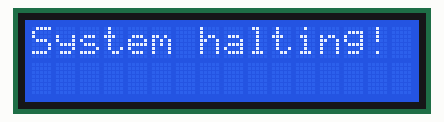
A program run on a simulated Raspberry Pi (BCM pin numbers). Parts: 16×2 character LCD. At 3.2 s the program stops and its outputs stay as they are.

Above: at 0.1 s.
At 3.3 s:
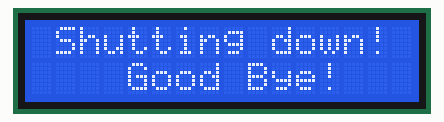

The program:

lcd_16x2_shutdown.py
```python
#!/usr/bin/env python3
"""

--------------------------------------
    ___  ___  _ ____
   / _ \\/ _ \\(_) __/__  __ __
  / , _/ ___/ /\\ \\/ _ \\/ // /
 /_/|_/_/  /_/___/ .__/\\_, /
                /_/   /___/

  lcd_16x2.py
  16x2 LCD Test Script

 Author : Matt Hawkins
 Date   : 06/04/2015

 Modified by : Mitch O'Donnell
 Date        : 06/03/2017
 Licence:    : MIT

 http://www.raspberrypi-spy.co.uk/

 Copyright 2015 Matt Hawkins

 This program is free software: you can redistribute it and/or modify
 it under the terms of the GNU General Public License as published by
 the Free Software Foundation, either version 3 of the License, or
 (at your option) any later version.

 This program is distributed in the hope that it will be useful,
 but WITHOUT ANY WARRANTY; without even the implied warranty of
 MERCHANTABILITY or FITNESS FOR A PARTICULAR PURPOSE.  See the
 GNU General Public License for more details.

 You should have received a copy of the GNU General Public License
 along with this program.  If not, see <http://www.gnu.org/licenses/>.

--------------------------------------

 The wiring for the LCD is as follows:
 1 : GND
 2 : 5V
 3 : Contrast (0-5V)*
 4 : RS (Register Select)
 5 : R/W (Read Write)       - GROUND THIS PIN
 6 : Enable or Strobe
 7 : Data Bit 0             - NOT USED
 8 : Data Bit 1             - NOT USED
 9 : Data Bit 2             - NOT USED
 10: Data Bit 3             - NOT USED
 11: Data Bit 4
 12: Data Bit 5
 13: Data Bit 6
 14: Data Bit 7
 15: LCD Backlight +5V**
 16: LCD Backlight GND
"""

import time

import RPi.GPIO as gpio

# Define gpio to LCD mapping
LCD_RS = 25
LCD_E = 24
LCD_D4 = 23
LCD_D5 = 17
LCD_D6 = 21
LCD_D7 = 22


# Define some device constants
LCD_WIDTH = 16    # Maximum characters per line
LCD_CHR = True
LCD_CMD = False

LCD_LINE_1 = 0x80  # LCD RAM address for the 1st line
LCD_LINE_2 = 0xC0  # LCD RAM address for the 2nd line

# Timing constants
E_PULSE = 0.0005
E_DELAY = 0.0005


def lcd_init() -> None:
    """Initialise display"""
    lcd_byte(0x33, LCD_CMD)  # 110011 Initialise
    lcd_byte(0x32, LCD_CMD)  # 110010 Initialise
    lcd_byte(0x06, LCD_CMD)  # 000110 Cursor move direction
    lcd_byte(0x0C, LCD_CMD)  # 001100 Display On,Cursor Off, Blink Off
    lcd_byte(0x28, LCD_CMD)  # 101000 Data length, number of lines, font size
    lcd_byte(0x01, LCD_CMD)  # 000001 Clear display
    time.sleep(E_DELAY)


def lcd_byte(bits, mode) -> None:
    """Send byte to data pins
    bits = data
    mode = True  for character
           False for command
    """

    gpio.output(LCD_RS, mode)  # RS

    # High bits
    gpio.output(LCD_D4, False)
    gpio.output(LCD_D5, False)
    gpio.output(LCD_D6, False)
    gpio.output(LCD_D7, False)
    if bits & 0x10 == 0x10:
        gpio.output(LCD_D4, True)
    if bits & 0x20 == 0x20:
        gpio.output(LCD_D5, True)
    if bits & 0x40 == 0x40:
        gpio.output(LCD_D6, True)
    if bits & 0x80 == 0x80:
        gpio.output(LCD_D7, True)

    # Toggle 'Enable' pin
    lcd_toggle_enable()

    # Low bits
    gpio.output(LCD_D4, False)
    gpio.output(LCD_D5, False)
    gpio.output(LCD_D6, False)
    gpio.output(LCD_D7, False)
    if bits & 0x01 == 0x01:
        gpio.output(LCD_D4, True)
    if bits & 0x02 == 0x02:
        gpio.output(LCD_D5, True)
    if bits & 0x04 == 0x04:
        gpio.output(LCD_D6, True)
    if bits & 0x08 == 0x08:
        gpio.output(LCD_D7, True)

    # Toggle 'Enable' pin
    lcd_toggle_enable()


def lcd_toggle_enable() -> None:
    """Toggle enable"""
    time.sleep(E_DELAY)
    gpio.output(LCD_E, True)
    time.sleep(E_PULSE)
    gpio.output(LCD_E, False)
    time.sleep(E_DELAY)


def cleanup_and_shutdown() -> None:
    """Inform of shutdown and cleanup pins."""
    lcd_byte(0x01, LCD_CMD)
    lcd_string(" Shutting down!", LCD_LINE_1)
    lcd_string("    Good Bye!", LCD_LINE_2)
    gpio.cleanup()


def lcd_string(message, line):
    """Send string to display"""

    message = message.ljust(LCD_WIDTH, " ")

    lcd_byte(line, LCD_CMD)

    for i in range(LCD_WIDTH):
        lcd_byte(ord(message[i]), LCD_CHR)


def main() -> None:
    """Main program block"""

    gpio.setwarnings(False)
    gpio.setmode(gpio.BCM)       # Use BCM gpio numbers
    gpio.setup(LCD_E, gpio.OUT)  # E
    gpio.setup(LCD_RS, gpio.OUT)  # RS
    gpio.setup(LCD_D4, gpio.OUT)  # DB4
    gpio.setup(LCD_D5, gpio.OUT)  # DB5
    gpio.setup(LCD_D6, gpio.OUT)  # DB6
    gpio.setup(LCD_D7, gpio.OUT)  # DB7

    # Initialise display
    lcd_init()

    lcd_string("System halting!", LCD_LINE_1)
    lcd_string("", LCD_LINE_2)

    time.sleep(3)

    cleanup_and_shutdown()


if __name__ == '__main__':

    try:
        main()
    except KeyboardInterrupt:
        pass
```

Measured:
- what the display in image 0 shows lasts 3.0 s, from 0.1 s to 3.1 s
